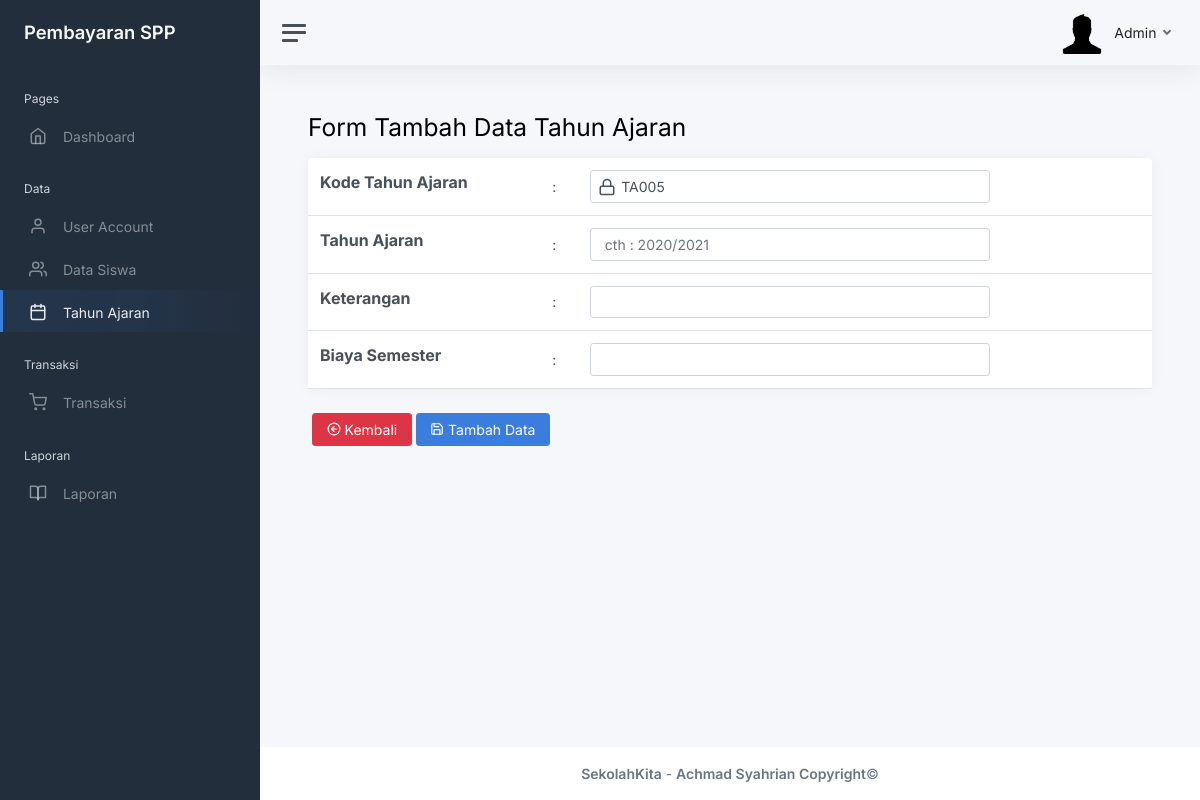
Before: /static/pages/data-view/tahun-ajaran/tambah-tahun-ajaran.php (signed in) with the older database file.
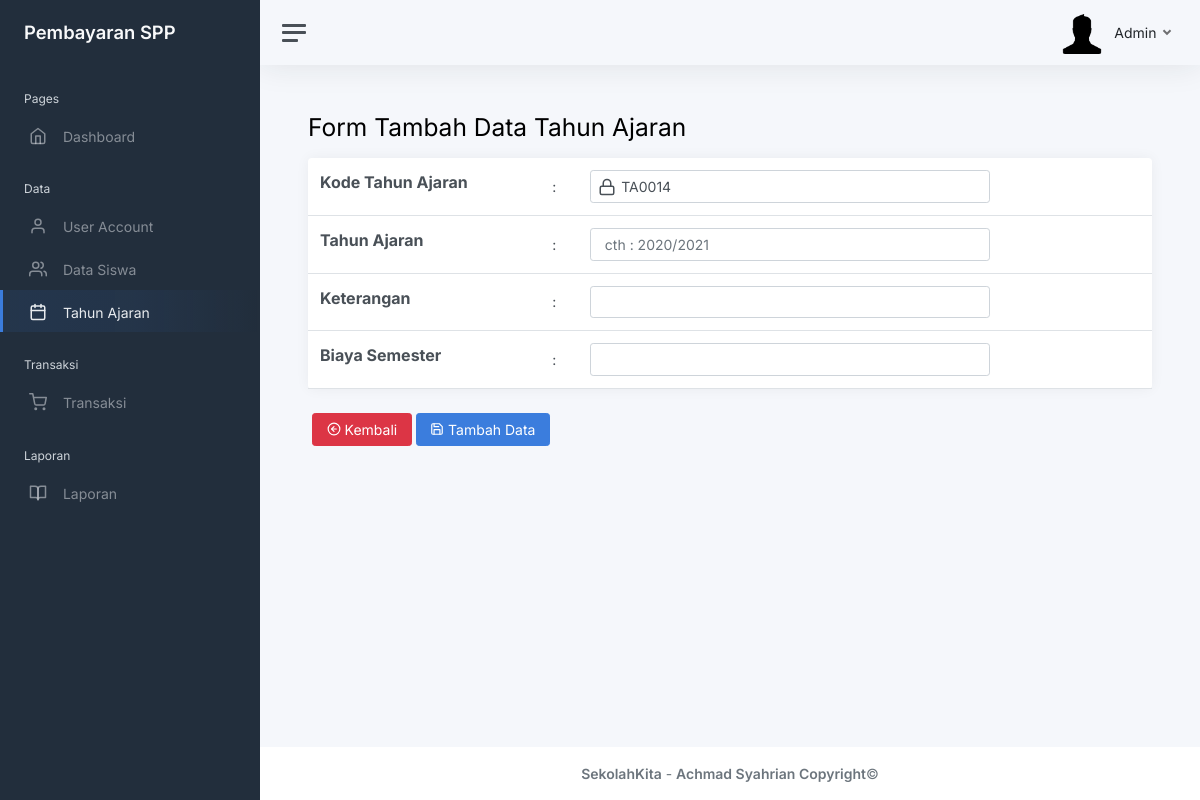
After: the same page with the newer database file.
### tables this page shows
CREATE TABLE `tahun_ajaran` (
  `id` int(11) NOT NULL,
  `kode_tahun_ajaran` varchar(100) NOT NULL,
  `tahun_ajaran` varchar(9) NOT NULL,
  `keterangan` varchar(50) NOT NULL,
  `biaya_semester` int(11) NOT NULL
);

### static/pages/functions.php (called while the page is built, shortened)
<?php
$connect = mysqli_connect("localhost", "root", "", "spp_sekolah");
function query($query) {
  global $connect;
  $result = mysqli_query($connect, $query);
  $rows = [];
    while ($row = mysqli_fetch_assoc($result)) {
      $rows[] = $row;
    }
    return $rows;
}
?>

### static/pages/data-view/tahun-ajaran/tambah-tahun-ajaran.php (the view, shortened to what this page needs)
<?php
require '../../functions.php';
$tahunAjaran = query("SELECT * FROM tahun_ajaran ORDER BY id DESC LIMIT 1");
?>
<!DOCTYPE html>
<html lang="en">
	<?php
		include('../../../partials/head.php');
	?>
<body>
	<div class="wrapper">
	<?php
		include('../../../partials/navbar.php');
	?>
		<div class="main">
			<?php
				include('../../../partials/navbar-top.php');
			?>
			<main class="content">
				<div class="container-fluid p-0">
					<h1 class="h2 mb-3 animate__animated animate__fadeInUp animate__fast">Form Tambah Data Tahun Ajaran</h1>
					<form action="" method="POST">
						<div class="row animate__animated animate__fadeInUp animate__fast">
							<div class="col-12 d-flex ">
								<div class="card flex-fill">
									<table class="table table-hover my-0  table-responsive">
										<tr>
											<th>
												<label for="kode_tahun" style="font-size:16px;">Kode Tahun Ajaran</label>
											</th>
											<td>:</td>
											<td>
												<div class="icon" style="position:absolute;">
													<i class='align-middle mt-2 ms-2' data-feather='lock'></i>
												</div>
												<input type="text" name="kode_tahun" id="kode_tahun" class="form-control" style="width:400px; padding-left:30px;" value="TA00<?= $tahunAjaran[0]['id']+1; ?>"  readonly>
											</td>
										</tr>
										<tr>
											<th>
												<label for="tahun_ajar" style="font-size:16px;">Tahun Ajaran</label>
											</th>
											<td>:</td>
											<td>
												<input type="text" name="tahun_ajar" id="tahun_ajar" class="form-control" style="width:400px;" required oninvalid="this.setCustomValidity('Tahun Ajaran harus diisi..')" oninput="setCustomValidity('')" placeholder="cth : 2020/2021">
											</td>
										</tr>
										<tr>
											<th>
												<label for="keterangan" style="font-size:16px;">Keterangan</label>
											</th>
											<td>:</td>
											<td>
												<input type="text" name="keterangan" id="keterangan" class="form-control" style="width:400px;" required oninvalid="this.setCustomValidity('Keterangan harus diisi..')" oninput="setCustomValidity('')">
											</td>
										</tr>
										<tr>
											<th>
												<label for="biaya" style="font-size:16px;">Biaya Semester</label>
											</th>
											<td>:</td>
											<td>
												<input type="number" name="biaya" id="biaya" class="form-control" style="width:400px;" required oninvalid="this.setCustomValidity('Biaya Semester harus diisi..')" oninput="setCustomValidity('')">
											</td>
										</tr>
									</table>
								</div>
							</div>
							<div class="card-footer animate__animated animate__fadeInUp animate__slow">
								<h5 class="card-title mb-0 ms-3 text-start">
									<a class="btn btn-danger" href="tahun-ajaran" >
											<i class='align-middle mb-1' data-feather='arrow-left-circle'></i>
											Kembali
										</a>
										<button name="tambah" class="btn btn-primary" type="submit">
											<i class='align-middle mb-1' data-feather='save'></i>
											Tambah Data
										</button>
								</h5>
							</div>
						</div>
					</form>
				</div>
			</main>
			<?php
				include('../../../partials/footer.php');
			?>
		</div>
	</div>
</body>
</html>

Changed rows visible on the page:
no longer on this page (row unchanged): tahun_ajaran: kode_tahun "TA005"
added tahun_ajaran: kode_tahun "TA0014"
